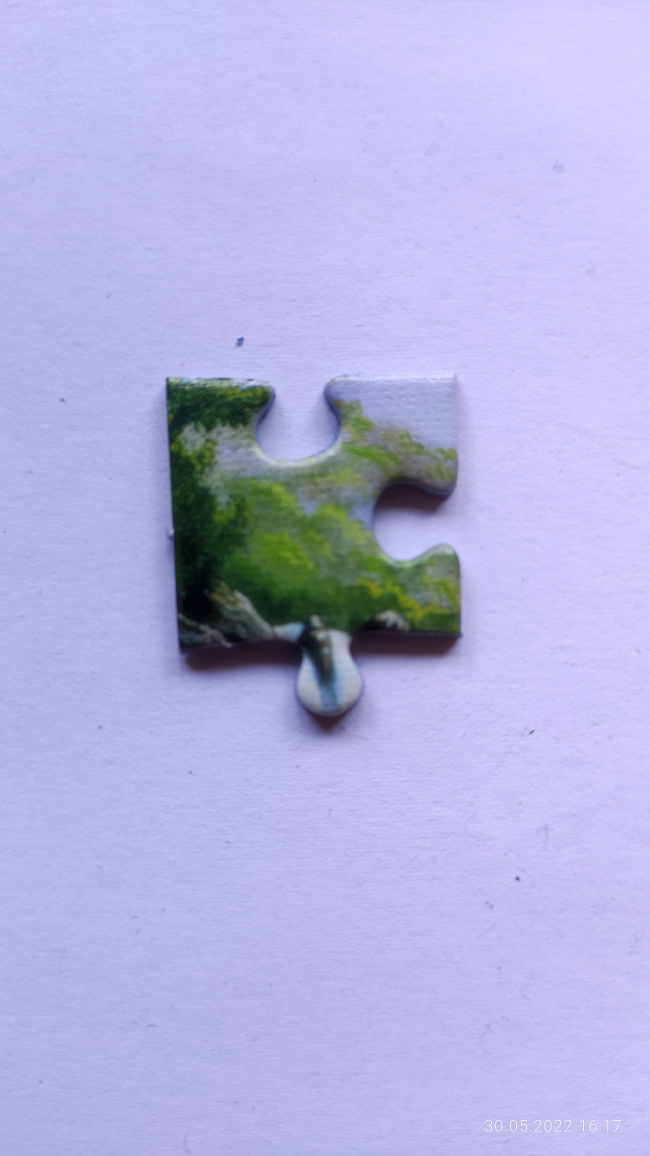
#> input picture puzzle1_1.jpg, 2600 x 4624 px (shown at 1/4 size)
$ python -i remove_background.py   (imports and definitions only)
#> lines starting #> are read from the running program, lines starting #| are printed output that depends on the picture
import numpy as np
import cv2 as cv
from matplotlib import pyplot as plt
import sys
from  PIL  import Image

#remove background of an image
def remove_background_of(img):

    original = img.copy()

    l = int(max(5, 6))
    u = int(min(6, 6))

    edges = cv.GaussianBlur(img, (21, 51), 3)
    edges = cv.cvtColor(edges, cv.COLOR_BGR2GRAY)
    edges = cv.Canny(edges, l, u)

    _, thresh = cv.threshold(edges, 0, 255, cv.THRESH_BINARY  + cv.THRESH_OTSU)
    kernel = cv.getStructuringElement(cv.MORPH_ELLIPSE, (5, 5))
    mask = cv.morphologyEx(thresh, cv.MORPH_CLOSE, kernel, iterations=4)

    data = mask.tolist()
    sys.setrecursionlimit(10**8)
    for i in  range(len(data)):
        for j in  range(len(data[i])):
            if data[i][j] !=  255:
                data[i][j] =  -1
            else:
                break
        for j in  range(len(data[i])-1, -1, -1):
            if data[i][j] !=  255:
                data[i][j] =  -1
            else:
                break
    image = np.array(data)
    image[image !=  -1] =  255
    image[image ==  -1] =  0

    mask = np.array(image, np.uint8)

    result = cv.bitwise_and(original, original, mask=mask)
    result[mask ==  0] =  255
    cv.imwrite('bg.jpg', result)

    img = Image.open('bg.jpg')
    img.convert("RGBA")
    datas = img.getdata()

    newData = []
    for item in datas:
        if item[0] ==  255  and item[1] ==  255  and item[2] ==  255:
            newData.append((255, 255, 255, 0))
        else:
            newData.append(item)

    img.putdata(newData)

    return np.asarray(img)

>>> import cv2
>>> picture = cv2.imread('puzzle1_1.jpg', cv2.IMREAD_GRAYSCALE)
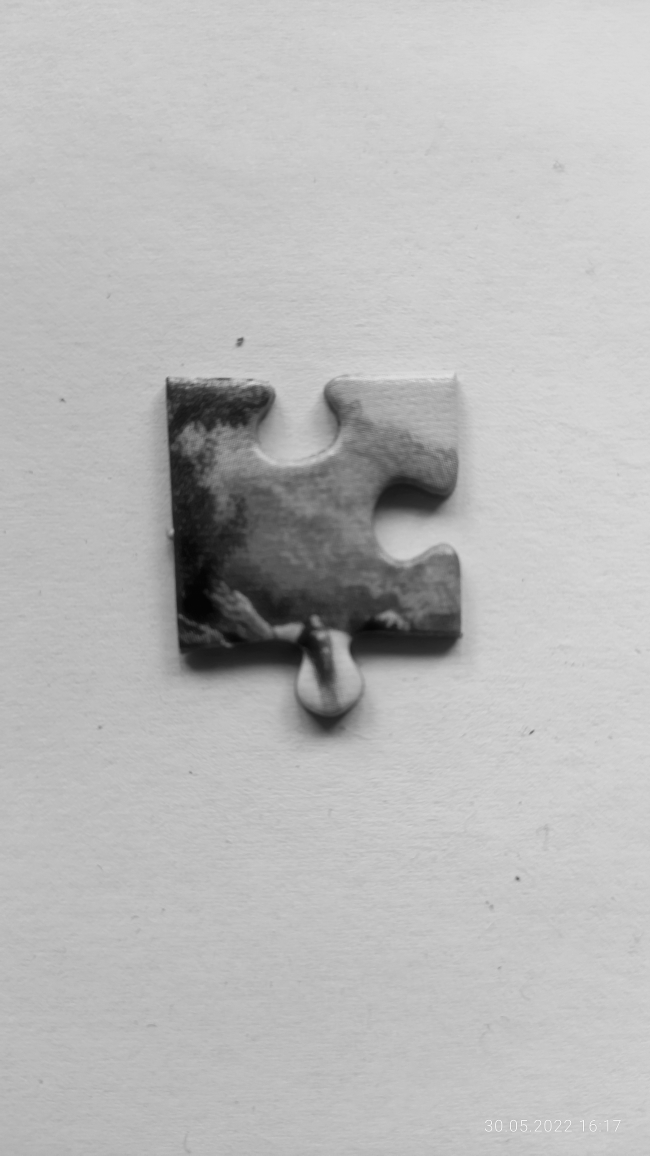
#> picture: shape (4624, 2600) (shown at 1/4 size); min 1, max 255, mean 184.9
>>> result = remove_background_of(picture)
#> (the run stopped early here; a loop or call above may not have finished)
